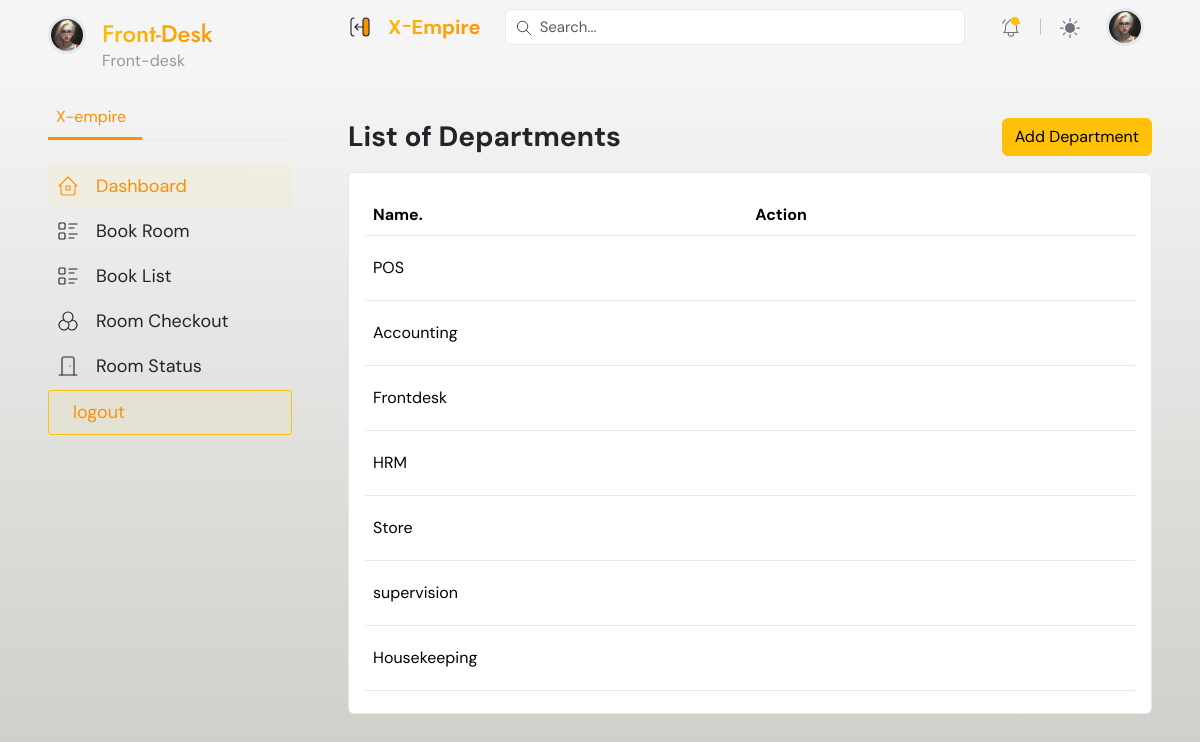
The app's page /hrm/departments/ with its own data.
### hrm/models.py (models this page shows, shortened)
class Department(models.Model):
    name = models.CharField(max_length=100, unique=True)  # Ensure department name is unique
    slug = models.SlugField(max_length=100, unique=True, blank=True)
    date_created = models.DateTimeField(auto_now_add=True)

### hrm/views.py (the view)
# urls.py: path('departments/', views.department_list, name='departments'),
def department_list(request):
    departments = Department.objects.all()
    form = DepartmentForm()
    context=  {
        'departments': departments,
        'form':form,
        }
    return render(request, 'pages/department.html',context)

### hrm/forms.py
class DepartmentForm(forms.ModelForm):
    class Meta:
        model = Department
        fields = ['name',]
    def __init__(self, *args, **kwargs):
        super(DepartmentForm, self).__init__(*args, **kwargs)
        self.fields['name'].widget.attrs.update({'class': 'form-control', 'placeholder': 'Enter Department Name'})

### hrm/templates/pages/department.html (shortened to what this page needs)
{% extends 'dashboard_base.html' %}
{% load static %}
{% block content %}
    <main class="container-fluid px-0">
        {% if request.user.is_admin %}
            {% include '../partials/menubars/admin_sidebar.html' %}
        {% elif request.user.is_supervisor %}
            {% include '../partials/menubars/supervisor_sidebar.html' %}
        {% elif request.user.is_account_officer %}
            {% include '../partials/menubars/accounting_sidebar.html' %}
        {% elif request.user.is_pos_officer %}
            {% include '../partials/menubars/pos_sidebar.html' %}
        {% else %}
            {% include '../partials/menubars/frontdesk_sidebar.html' %}
        {% endif %}
        <div class="content">
            {% include '../partials/top_header.html' %}
            <div class="px-xl-5 px-lg-4 px-3 py-3 mt-5 page-body">
                <div class="row g-3">
                    <div class="col-sm-12">
                        <div class="d-flex align-items-center justify-content-between flex-wrap">
                            <h3 class="fw-bold mb-0"> List of Departments</h3>
                            <div class="col-auto d-flex w-sm-100">
                                <button type="button" class="btn btn-warning" data-bs-toggle="offcanvas" data-bs-target="#add-department" aria-controls="add-department">Add Department</button>
                            </div>
                        </div>
                    </div>
                    <div class="col-sm-12">
                        <div class="card">
                            <div class="card-body">
                                <table class="table dataTable align-middle table-hover table-body" style="width: 100%;">
                                    <thead>
                                        <tr>
                                            <th>Name.</th>
                                            <th>Action</th>
                                        </tr>
                                    </thead>
                                    <tbody>
                                        {% if departments %}
                                            {% for department in departments %}
                                                <tr>
                                                    <td>{{ department.name }}</td>
                                                    <td>
                                                        <button type="button" class="btn" data-bs-toggle="offcanvas" data-bs-target="#edit-room" aria-controls="edit-room"><i class="fa fa-pencil-square fa-2x"></i></button>
                                                        <a href="#" data-url="{% url 'hrm:department_delete' 0 %}" onclick="deleteDepartment(event, {{ department.id }})" class="btn"><i class="fa fa-trash text-danger fa-2x"></i></a>
                                                    </td>
                                                </tr>
                                            {% endfor %}
                                        {% else %}
                                            <div class="text-center">
                                                <h4> No Rooms Department yet! </h4>
                                            </div>
                                        {% endif %}
                                    </tbody>
                                </table>
                            </div>
                        </div>
                    </div>
                </div>
            </div>
            </main>
{% endblock %}

### records on screen
Department: name "POS"
Department: name "Accounting"
Department: name "Frontdesk"
Department: name "HRM"
Department: name "Store"
Department: name "supervision"
Department: name "Housekeeping"
